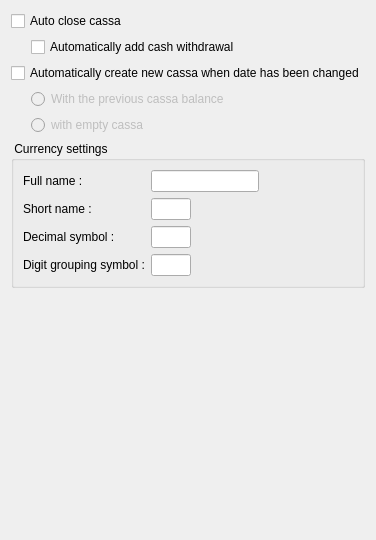
     <widget class="QWidget" name="tab_Cassa">
      <attribute name="title">
       <string>Cassa</string>
      </attribute>
      <layout class="QVBoxLayout" name="verticalLayout_22">
       <item>
        <widget class="QCheckBox" name="chkAutoCloseCassa">
         <property name="toolTip">
          <string>Automatically close cassa when user log out</string>
         </property>
         <property name="text">
          <string>Auto close cassa</string>
         </property>
        </widget>
       </item>
       <item>
        <layout class="QHBoxLayout" name="horizontalLayout_6">
         <item>
          <spacer name="horizontalSpacer_20">
           <property name="orientation">
            <enum>Qt::Horizontal</enum>
           </property>
           <property name="sizeType">
            <enum>QSizePolicy::Fixed</enum>
           </property>
           <property name="sizeHint" stdset="0">
            <size>
             <width>20</width>
             <height>20</height>
            </size>
           </property>
          </spacer>
         </item>
         <item>
          <widget class="QCheckBox" name="chkCassaAutoWithdrawal">
           <property name="text">
            <string>Automatically add cash withdrawal</string>
           </property>
          </widget>
         </item>
        </layout>
       </item>
       <item>
        <widget class="QCheckBox" name="chkAutoOpenNewCassa">
         <property name="text">
          <string>Automatically create new cassa when date has been changed</string>
         </property>
        </widget>
       </item>
       <item>
        <layout class="QHBoxLayout" name="horizontalLayout_27">
         <item>
          <spacer name="horizontalSpacer_21">
           <property name="orientation">
            <enum>Qt::Horizontal</enum>
           </property>
           <property name="sizeType">
            <enum>QSizePolicy::Fixed</enum>
           </property>
           <property name="sizeHint" stdset="0">
            <size>
             <width>20</width>
             <height>20</height>
            </size>
           </property>
          </spacer>
         </item>
         <item>
          <layout class="QVBoxLayout" name="verticalLayout_8">
           <item>
            <widget class="QRadioButton" name="rbCassaContinueWithBalance">
             <property name="enabled">
              <bool>false</bool>
             </property>
             <property name="text">
              <string>With the previous cassa balance</string>
             </property>
            </widget>
           </item>
           <item>
            <widget class="QRadioButton" name="rbCassaContinueWithoutBalance">
             <property name="enabled">
              <bool>false</bool>
             </property>
             <property name="text">
              <string>with empty cassa</string>
             </property>
            </widget>
           </item>
          </layout>
         </item>
        </layout>
       </item>
       <item>
        <widget class="QGroupBox" name="gbCurrency">
         <property name="title">
          <string> Currency settings </string>
         </property>
         <layout class="QFormLayout" name="formLayout_4">
          <item row="0" column="0">
           <widget class="QLabel" name="lblCurrencyFullName">
            <property name="text">
             <string>Full name :</string>
            </property>
           </widget>
          </item>
          <item row="0" column="1">
           <layout class="QHBoxLayout" name="horizontalLayout_21">
            <item>
             <widget class="QLineEdit" name="ledCurrencyFullName"/>
            </item>
            <item>
             <spacer name="horizontalSpacer_16">
              <property name="orientation">
               <enum>Qt::Horizontal</enum>
              </property>
              <property name="sizeHint" stdset="0">
               <size>
                <width>40</width>
                <height>20</height>
               </size>
              </property>
             </spacer>
            </item>
           </layout>
          </item>
          <item row="1" column="0">
           <widget class="QLabel" name="lblCurrencyShortName">
            <property name="text">
             <string>Short name :</string>
            </property>
           </widget>
          </item>
          <item row="1" column="1">
           <widget class="QLineEdit" name="ledCurrencyShortName">
            <property name="minimumSize">
             <size>
              <width>40</width>
              <height>0</height>
             </size>
            </property>
            <property name="maximumSize">
             <size>
              <width>40</width>
              <height>16777215</height>
             </size>
            </property>
           </widget>
          </item>
          <item row="2" column="0">
           <widget class="QLabel" name="lblSeparatorDecimal">
            <property name="text">
             <string>Decimal symbol :</string>
            </property>
           </widget>
          </item>
          <item row="2" column="1">
           <widget class="QLineEdit" name="ledSeparatorDecimal">
            <property name="minimumSize">
             <size>
              <width>40</width>
              <height>0</height>
             </size>
            </property>
            <property name="maximumSize">
             <size>
              <width>40</width>
              <height>16777215</height>
             </size>
            </property>
           </widget>
          </item>
          <item row="3" column="0">
           <widget class="QLabel" name="lblSeparatorThousand">
            <property name="text">
             <string>Digit grouping symbol :</string>
            </property>
           </widget>
          </item>
          <item row="3" column="1">
           <widget class="QLineEdit" name="ledSeparatorThousand">
            <property name="minimumSize">
             <size>
              <width>40</width>
              <height>0</height>
             </size>
            </property>
            <property name="maximumSize">
             <size>
              <width>40</width>
              <height>16777215</height>
             </size>
            </property>
           </widget>
          </item>
         </layout>
        </widget>
       </item>
       <item>
        <spacer name="verticalSpacer_5">
         <property name="orientation">
          <enum>Qt::Vertical</enum>
         </property>
         <property name="sizeHint" stdset="0">
          <size>
           <width>20</width>
           <height>241</height>
          </size>
         </property>
        </spacer>
       </item>
      </layout>
     </widget>
